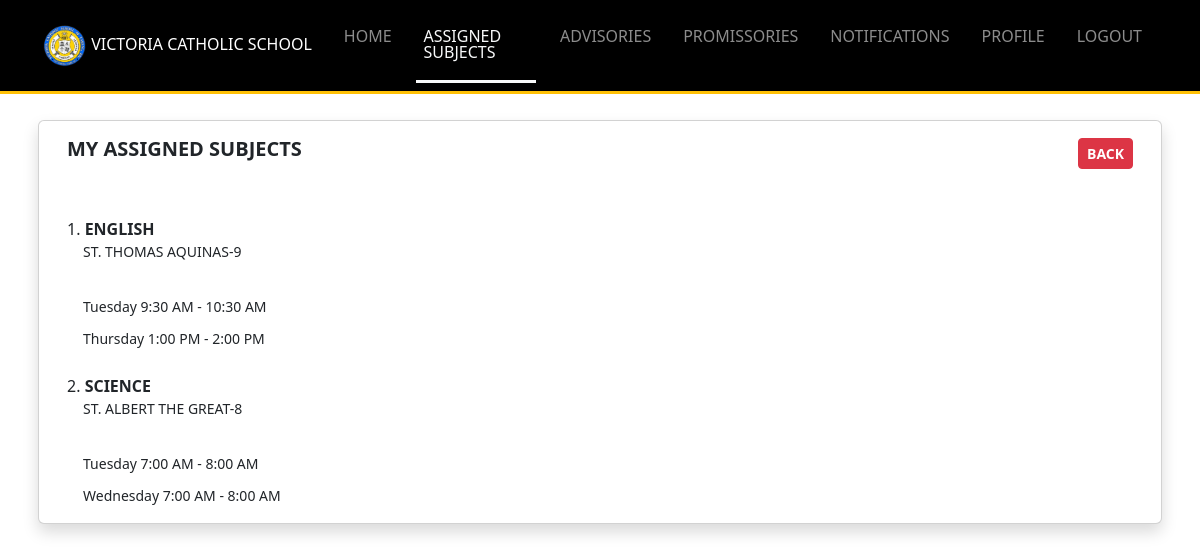
Screenshot of /Resources/views/teacher/assigned_subjects.php (signed in) with the database file from the repository.
### tables this page shows
CREATE TABLE `classes` (
  `id` int(11) NOT NULL,
  `teacher_id` int(11) DEFAULT NULL,
  `subject_id` int(11) DEFAULT NULL,
  `section_id` int(11) DEFAULT NULL,
  `is_monday` tinyint(1) DEFAULT 0,
  `is_tuesday` tinyint(1) DEFAULT 0,
  `is_wednesday` tinyint(1) DEFAULT 0,
  `is_thursday` tinyint(1) DEFAULT 0,
  `is_friday` tinyint(1) DEFAULT 0,
  `monday_start_time` varchar(50) DEFAULT NULL,
  `monday_end_time` varchar(50) DEFAULT NULL,
  `tuesday_start_time` varchar(50) DEFAULT NULL,
  `tuesday_end_time` varchar(50) DEFAULT NULL,
  `wednesday_start_time` varchar(50) DEFAULT NULL,
  `wednesday_end_time` varchar(50) DEFAULT NULL,
  `thursday_start_time` varchar(50) DEFAULT NULL,
  `thursday_end_time` varchar(50) DEFAULT NULL,
  `friday_start_time` varchar(50) DEFAULT NULL,
  `friday_end_time` varchar(50) DEFAULT NULL,
  `created_at` timestamp NOT NULL DEFAULT current_timestamp(),
  `updated_at` timestamp NOT NULL DEFAULT current_timestamp() ON UPDATE current_timestamp()
);

CREATE TABLE `subjects` (
  `id` int(11) NOT NULL,
  `name` varchar(255) DEFAULT NULL,
  `grade` enum('7','8','9','10') DEFAULT NULL,
  `created_at` timestamp NOT NULL DEFAULT current_timestamp(),
  `updated_at` timestamp NOT NULL DEFAULT current_timestamp() ON UPDATE current_timestamp()
);

CREATE TABLE `sections` (
  `id` int(11) NOT NULL,
  `name` varchar(255) DEFAULT NULL,
  `grade` enum('7','8','9','10','SECTION') DEFAULT NULL,
  `advisory_teacher_id` int(11) NOT NULL DEFAULT 0,
  `created_at` timestamp NOT NULL DEFAULT current_timestamp(),
  `updated_at` timestamp NOT NULL DEFAULT current_timestamp() ON UPDATE current_timestamp()
);

### Backend-routes/teacher/includes_get_assigned_subjects.php (called while the page is built, shortened)
<?php
try {
    require_once $_SERVER['DOCUMENT_ROOT']."/Middleware/CheckIfTeacher.php";
    $stmt = $conn->prepare("SELECT classes.*, sections.name as section_name, sections.grade as section_grade, subjects.name as subject_name
    FROM classes
    LEFT JOIN sections ON classes.section_id = sections.id
    LEFT JOIN subjects ON classes.subject_id = subjects.id
    WHERE teacher_id = ?");
    $stmt->bind_param("s", $auth['id']);
    $stmt->execute();
    $classes = $stmt->get_result();
} catch (Exception $e) {
    errorSender('error '.$e->getMessage(), $fileName);
}
?>

### Resources/views/teacher/assigned_subjects.php (the view, shortened to what this page needs)
<?php
require_once $_SERVER['DOCUMENT_ROOT']."/Middleware/CheckIfTeacher.php";
require_once $_SERVER['DOCUMENT_ROOT']."/Backend-routes/teacher/includes_get_assigned_subjects.php";
require_once "../includes/header_layout.php";
$days = ['monday', 'tuesday', 'wednesday', 'thursday', 'friday'];
$schedules = [
    '7:00 AM', '7:30 AM', '8:00 AM', '8:30 AM',
    '9:00 AM', '9:30 AM', '10:00 AM', '10:30 AM',
    '11:00 AM', '11:30 AM', '12:00 PM', '12:30 PM',
    '1:00 PM', '1:30 PM', '2:00 PM', '2:30 PM',
    '3:00 PM', '3:30 PM', '4:00 PM', '4:30 PM',
    '5:00 PM', '5:30 PM', '6:00 PM'
];
?>
<body>
<?php
    include "includes/navbar.php";
?>
<div class="container my-5">
    <div class="row pb-2 px-2">
            <div class="card shadow">
                <div class="card-body">
                    <div class="d-flex justify-content-between align-items-center mb-5">
                        <h5 class="fw-bold">MY ASSIGNED SUBJECTS</h5>
                        <a href="advisories.php" class="btn btn-danger btn-sm fw-bold">BACK</a>
                    </div>
                        <?php
                            $count = 1;
                            if($classes->num_rows > 0){
                                foreach($classes as $class){
                                    echo "<label class='mt-4 d-block'>".$count++.".<b> ".$class['subject_name']."</b></label>
                                        <small class='d-block ps-3 pb-4'>".$class['section_name']."-".$class['section_grade']."</small>";
                                    foreach ($days as $day) {
                                        if ($class["is_$day"] == TRUE || $class["is_$day"] == 1) {
                                            echo "<div class='px-3 mt-2'>
                                            <small >".ucfirst($day)."  </small>";
                                            foreach ($schedules as $schedule) {
                                                if ($class["{$day}_start_time"] == $schedule) {
                                                    echo "<small >$schedule</small>";
                                                }
                                            }
                                            foreach ($schedules as $schedule) {
                                                if ($class["{$day}_end_time"] == $schedule) {
                                                    echo "<small> - $schedule</small>";
                                                }
                                            }
                                            echo "</div>";
                                        }
                                    }
                                }
                            }else{
                                echo "<div class='d-flex justify-content-center mt-5 fw-bold align-items-center'>EMPTY</div>";
                            }
                        ?>
                    </div>
            </div>
    </div>
</div>
</body>
<?php
	require_once "../includes/includes_scripts.php";
?>
</body>
<?php
	require_once "../includes/includes_scripts.php";
?>

### rows the page displays
classes: subject.name "ENGLISH", section.name "ST. THOMAS AQUINAS", section.grade "9", day "Tuesday", schedule "9:30 AM", schedule "10:30 AM", day "Thursday", schedule "1:00 PM", schedule "2:00 PM"
classes: subject.name "SCIENCE", section.name "ST. ALBERT THE GREAT", section.grade "8", day "Tuesday", schedule "7:00 AM", schedule "8:00 AM", day "Wednesday"
